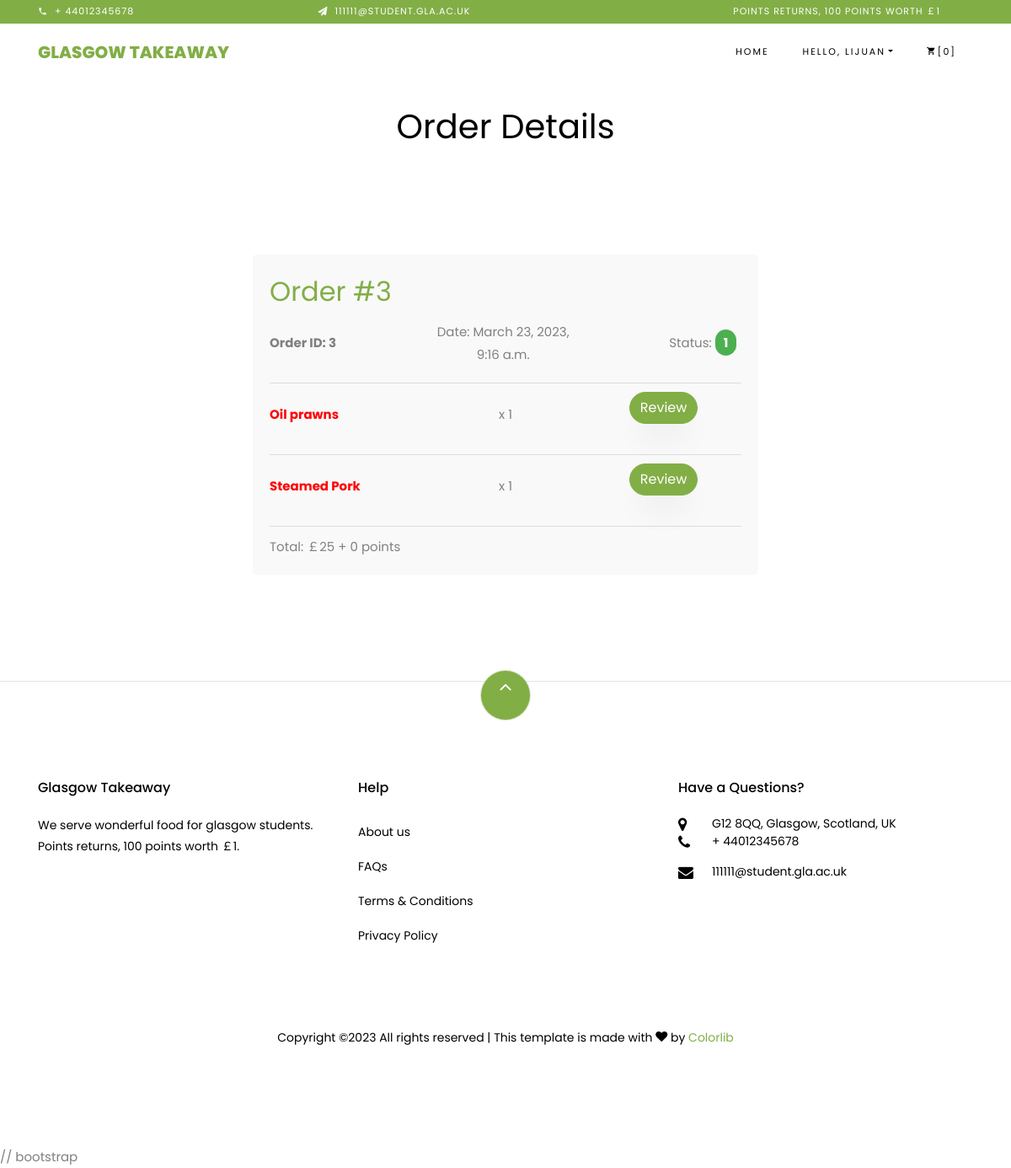
Page /takeaway/orderdetail/3/ (signed in) on the committed database.
### takeaway/models.py (models this page shows, shortened)
class Order(models.Model):
    order_id = models.AutoField(primary_key=True)
    user = models.ForeignKey(User, on_delete=models.CASCADE)
    payment = models.CharField(max_length=100)
    delivery_state = models.CharField(max_length=10)
    ordered = models.BooleanField(default=False)
    date = models.DateTimeField(default=timezone.now)
    first_name = models.CharField(max_length=50, default="")
    last_name = models.CharField(max_length=50, default="")
    city = models.CharField(max_length=50, default="")
    street = models.CharField(max_length=50, default="")
    zipcode = models.CharField(max_length=10, default="")
    email = models.EmailField(max_length=30, default="")
    phone = models.CharField(max_length=15, default="")

class OrderDetail(models.Model):
    order = models.ForeignKey(Order, on_delete=models.CASCADE)
    food = models.ForeignKey(Food, on_delete=models.CASCADE)
    count = models.IntegerField(default=0)
    payment = models.CharField(max_length=100)
    delivery_state = models.CharField(max_length=10)
    date = models.DateTimeField(default=timezone.now)

class Food(models.Model):
    ID_MAX_LENGTH = 30
    food_id = models.CharField(max_length=ID_MAX_LENGTH)
    title = models.CharField(max_length=100)
    picture = models.ImageField(upload_to='food_images', blank=True)
    price = models.FloatField(max_length=20)
    discounted_price = models.FloatField(max_length=20)
    description = models.CharField(max_length=300)
    address = models.CharField(max_length=100)
    rating = models.FloatField(max_length=3)
    def __str__(self):
        return self.title

### takeaway/views.py (the view)
# urls.py: path("orderdetail/<order_id>/", views.OrderDetailsView.as_view(), name="orderdetail"),
class OrderDetailsView(View):
    def get_order_details(self, order_id):
        print('get detials 函数进入')
        try:
            order = Order.objects.get(order_id=order_id)
            orderdetail = OrderDetail.objects.filter(order=order)
        except Order.DoesNotExist:
            return None
        except OrderDetail.DoesNotExist:
            return None
        return order, orderdetail
    @method_decorator(login_required)
    def get(self, request, order_id):
        print('get函数进入')
        try:
            (order, orderdetail) = self.get_order_details(order_id)
        except TypeError:
            return redirect(reverse('takeaway:index'))
        context_dict = {'order': order,
                        'orderdetails': orderdetail[:],
                        }
        return render(request, 'takeaway/review.html', context_dict)

### takeaway/templatetags/takeaway_template_tags.py (called while the page is built)
@register.inclusion_tag('takeaway/header.html')
def getCartCount(user=None):
    cart_count = 0
    if user.is_authenticated:
        print("user登录了：" + user.username)
        try:
            cart = Cart.objects.get(user=user)
        except Cart.DoesNotExist:
            print("购物车发生异常")
            cart_count = 0
            return {'cart_count': cart_count,
                    'user': user}
        cart_detail_list = CartDetail.objects.filter(cart=cart)
        for cart_detail in cart_detail_list:
            cart_count += cart_detail.count
        print("购物车数量：" + str(cart_count))
    return {'cart_count': cart_count,
            'user': user}

### templates/takeaway/review.html (shortened to what this page needs)
{% extends 'takeaway/base.html' %}
{% load static %}
{% block body_block %}
<link href="{% static 'css/review.css' %}" rel="stylesheet">
<div class="container">
    <div class="p-4">
        <div class="container" style="text-align: center;">
            <h1>Order Details</h1>
        </div>
    </div>
    <section class="ftco-section">
        <div class="order">
            <h2><a href="#">Order #{{ order.order_id }}</a></h2>
            <div class="order-info">
                <div class="order-id">Order ID: {{ order.order_id }}</div>
                <div class="order-date">Date: {{ order.date }}</div>
                <div class="order-status">
                    Status: <span class="status status-delivered">{{ order.delivery_state }}</span>
                </div>
            </div>
            {% for orderdetail in orderdetails %}
            <div class="food-list">
                <div class="food-name">{{ orderdetail.food }}</div>
                <div class="food-count">x {{ orderdetail.count }}</div>
                <div class="food-review-submit"><p class="btn btn-primary" data-toggle="modal"
                                                   data-target="#reviewModal">Review</p></div>
            </div>
            {% endfor %}
            <div class="order-details">
                <div class="Total">
                    Total: {{ order.payment }}
                </div>
            </div>
        </div>
    </section>
</div>
{% endblock %}

### templates/takeaway/header.html (shortened to what this page needs)
<div class="py-1 bg-primary">
    <div class="container">
        <div class="row no-gutters d-flex align-items-start align-items-center px-md-0">
            <div class="col-lg-12 d-block">
                <div class="row d-flex">
                    <div class="col-md pr-4 d-flex topper align-items-center">
                        <div class="icon mr-2 d-flex justify-content-center align-items-center"><span
                                class="icon-phone2"></span></div>
                        <span class="text">+ 44012345678</span>
                    </div>
                    <div class="col-md pr-4 d-flex topper align-items-center">
                        <div class="icon mr-2 d-flex justify-content-center align-items-center"><span
                                class="icon-paper-plane"></span></div>
                        <span class="text">111111@student.gla.ac.uk</span>
                    </div>
                    <div class="col-md-5 pr-4 d-flex topper align-items-center text-lg-right">
                        <span class="text">Points returns, 100 points worth ￡1</span>
                    </div>
                </div>
            </div>
        </div>
    </div>
</div>
<nav class="navbar navbar-expand-lg navbar-dark ftco_navbar bg-dark ftco-navbar-light" id="ftco-navbar">
    <div class="container">
        <a class="navbar-brand" href="{% url 'takeaway:index' %}">Glasgow Takeaway</a>
        <div class="collapse navbar-collapse" id="ftco-nav">
            <ul class="navbar-nav ml-auto">
                <li class="nav-item active"><a href="{% url 'takeaway:index' %}" class="nav-link">Home</a></li>
                {% if user.is_authenticated %}
                <li class="nav-item dropdown">
                    <a class="nav-link dropdown-toggle" href="#" id="dropdown04" data-toggle="dropdown"
                       aria-haspopup="true" aria-expanded="false">Hello, {{ user.username }}</a>
                </li>
                <li class="nav-item cta cta-colored"><a href="{% url 'takeaway:cart' %}" class="nav-link" id="id_cart"><span
                        class="icon-shopping_cart"></span>[{{ cart_count }}]</a></li>
                {% else %}
                <li class="nav-item"><a href="{% url 'auth_login' %}" class="nav-link">Log in</a></li>
                <li class="nav-item"><a href="{% url 'registration_register' %}" class="nav-link">Sign up</a></li>
                {% endif %}
            </ul>
        </div>
    </div>
</nav>

### static/css/icomoon.css (style rules this page uses)
[class^="icon-"], [class*=" icon-"] { font-family: 'icomoon' !important; speak: none; font-style: normal; font-weight: normal; font-variant: normal; text-transform: none; line-height: 1; -webkit-font-smoothing: antialiased; -moz-osx-font-smoothing: grayscale; }
.icon-paper-plane:before { content: "\f1d8"; }
.icon-phone2:before { content: "\e0cd"; }
.icon-shopping_cart:before { content: "\e8cc"; }

### static/css/review.css (style rules this page uses)
.order { width:600px; margin:auto; background-color: #f9f9f9; padding: 20px; margin-bottom: 20px; border-radius: 5px; }
.order h2 { margin-top: 0; margin-bottom: 10px; }
.order .order-info { display: flex; flex-wrap: wrap; align-items: center; }
.order .order-info > div { flex-basis: 33%; margin-bottom: 10px; }
.order .order-info .order-id { font-weight: bold; text-align: left; }
.order .order-info .order-date { text-align: center; }
.order .order-info .order-status { text-align: right; }
.order .order-info .status { padding: 5px 10px; border-radius: 20px; font-weight: bold; color: #fff; }
.order .order-info .status-delivered { background-color: #4CAF50; }
.order .food-list { display: flex; flex-wrap: wrap; align-items: center; padding-top: 10px; border-top: 1px solid #ddd; margin-top: 10px; justify-content: space-between; }
.order .food-list > div { flex-basis: 33%; margin-bottom: 10px; }
.order .food-list .food-name { font-weight: bold; color: red; }
.order .food-list .food-count { text-align: center; }
.order .food-list .food-review-submit { height: 80; text-align: center; }
.order .order-details { padding-top: 10px; border-top: 1px solid #ddd; margin-top: 10px; display: flex; justify-content: space-between; align-items: center; }

### rows in the picture
Order: order_id "3", date "March 23, 2023, 9:16 a.m.", delivery_state "1", payment "￡25 + 0 points"
OrderDetail: food "Oil prawns", count "1"
OrderDetail: food "Steamed Pork", count "1"

### other values in the picture
{{ user.username }} "LIJUAN"
{{ cart_count }} "0"
